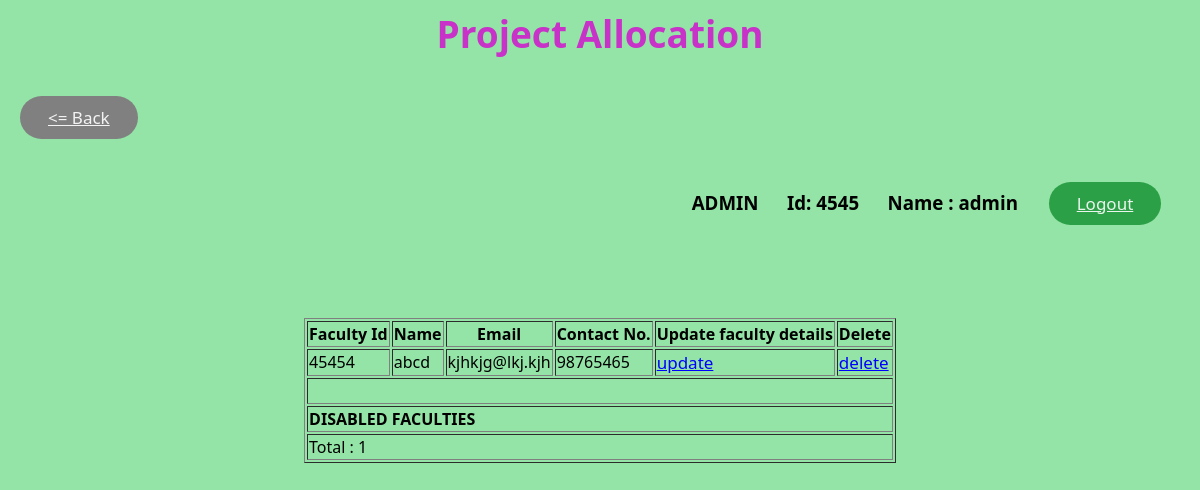
Screenshot of /admin/f/disabled_faculties.php (signed in) with the database file from the repository.
### tables this page shows
CREATE TABLE `faculty` (
  `faculty_id` int(6) UNSIGNED NOT NULL,
  `name` varchar(25) NOT NULL,
  `password` varchar(20) DEFAULT NULL,
  `email` varchar(30) NOT NULL,
  `contact_no` varchar(14) NOT NULL,
  `admin` int(1) DEFAULT NULL,
  `enable` int(1) DEFAULT NULL
);

### admin/f/disabled_faculties.php (the view, shortened to what this page needs)
<html>
    <head>
        <link rel="stylesheet" type="text/css" href="../../main.css">
    </head>
    <body>
        <h1 align="center">Project Allocation</h1>
        <h3 align="left"><a href="../faculty.php" class="back shadow"><= Back</a></h3>
        <h3 align="right"><?php if(isset($_SESSION['admin'])){echo 'ADMIN';}else{echo 'FACULTY';} ?>   &emsp;    Id: <?php echo $_SESSION['faculty']; ?>  &emsp;       Name : <?php echo $_SESSION['faculty_name']; ?>&emsp;<a href="../admin_logout.php" class="log_out shadow">Logout</a>&emsp;</h3>        <br>
        <br>
        <form>
            <table align="center" border="1">
                <tr>
                    <th>Faculty Id</th>
                    <th>Name</th>
                    <th>Email</th>
                    <th>Contact No.</th>
                    <th>Update faculty details</th>
                    <th>Delete</th>
                </tr>
                <?php
                $count=0;
                    try{
                        $dbhandler=new PDO('mysql:host=127.0.0.1;dbname=project_db','root','');
                        $dbhandler->setAttribute(PDO::ATTR_ERRMODE, PDO::ERRMODE_EXCEPTION);
                        $sql='select * from faculty where enable=0';
                        $query=$dbhandler->query($sql);
                        while($r=$query->fetch())
                        {
                                echo '<tr>'
                                . '<td>'.$r['faculty_id'].'</td>'
                                . '<td>'.$r['name'].'</td>'
                                . '<td>'.$r['email'].'</td>'
                                . '<td>'.$r['contact_no'].'</td>'
                                . '<td><a href="update_faculty.php?id='.$r['faculty_id'].'">update</a></td>'
                                . '<td><a href="delete_faculty_sql.php?id='.$r['faculty_id'].'">delete</a></td>'
                                        .'</tr>';
                               $count++;
                        }
                    } catch (Exception $ex) {
                        echo 'hello! There is some error!';
                    }
                    echo '<tr>
                    <td colspan="6"><br></td>
                </tr>
                <tr>
                    <td colspan="6"><b>DISABLED FACULTIES</b></td>
                </tr>
                <tr>
                    <td colspan="6">Total : '.$count.'</td>
                </tr>';
                ?>
            </table>
        </form>
    </body>
</html>

### main.css (style rules this page uses)
h1 { color: rgb(200,50,200); font-family: algerian,Segoe UI,Frutiger,Frutiger Linotype,Dejavu Sans; font-size: 37px; }
a { color: blue; font-size: 17px; }
.log_out { display: inline-block; -webkit-box-sizing: border-box; -moz-box-sizing: border-box; box-sizing: border-box; cursor: pointer; margin: 12px; padding: 10px 28px; border: none; -webkit-border-radius: 30px; border-radius: 30px; font-family: Segoe UI,Frutiger,Frutiger Linotype,Dejavu Sans,Helvetica Neue,Arial,sans-serif; font-size: 17px; font-style: normal; font-variant: normal; font-weight: 500; color: rgba(255,255,255,0.9); -o-text-overflow: clip; text-overflow: clip; background: #2ba046; }
.back { display: inline-block; -webkit-box-sizing: border-box; -moz-box-sizing: border-box; box-sizing: border-box; cursor: pointer; margin: 12px; padding: 10px 28px; border: none; -webkit-border-radius: 30px; border-radius: 30px; font-family: Segoe UI,Frutiger,Frutiger Linotype,Dejavu Sans,Helvetica Neue,Arial,sans-serif; font-size: 17px; font-style: normal; font-variant: normal; font-weight: 500; color: rgba(255,255,255,0.9); -o-text-overflow: clip; text-overflow: clip; background: grey; }

### rows the page displays
faculty: faculty_id "45454", name "abcd", email "kjhkjg@lkj.kjh", contact_no "98765465"

### other values shown
$_SESSION['faculty'] "4545"
$_SESSION['faculty_name'] "admin"
$count "1"
